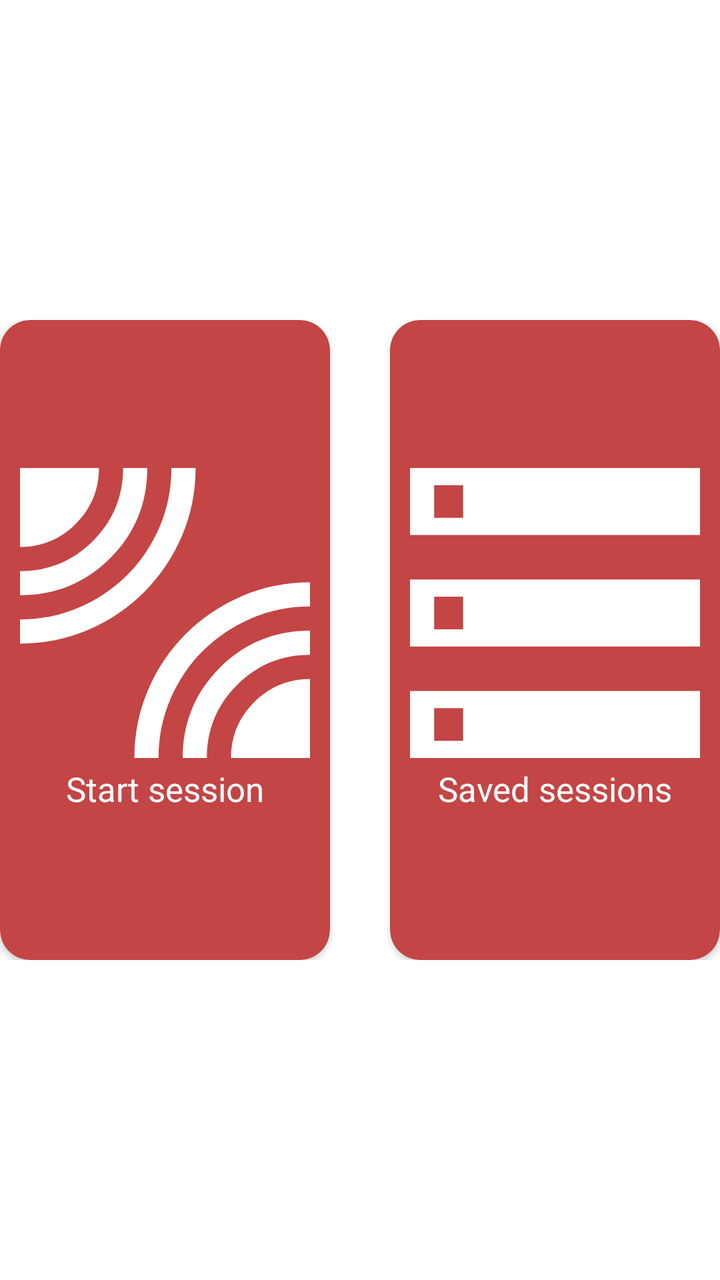
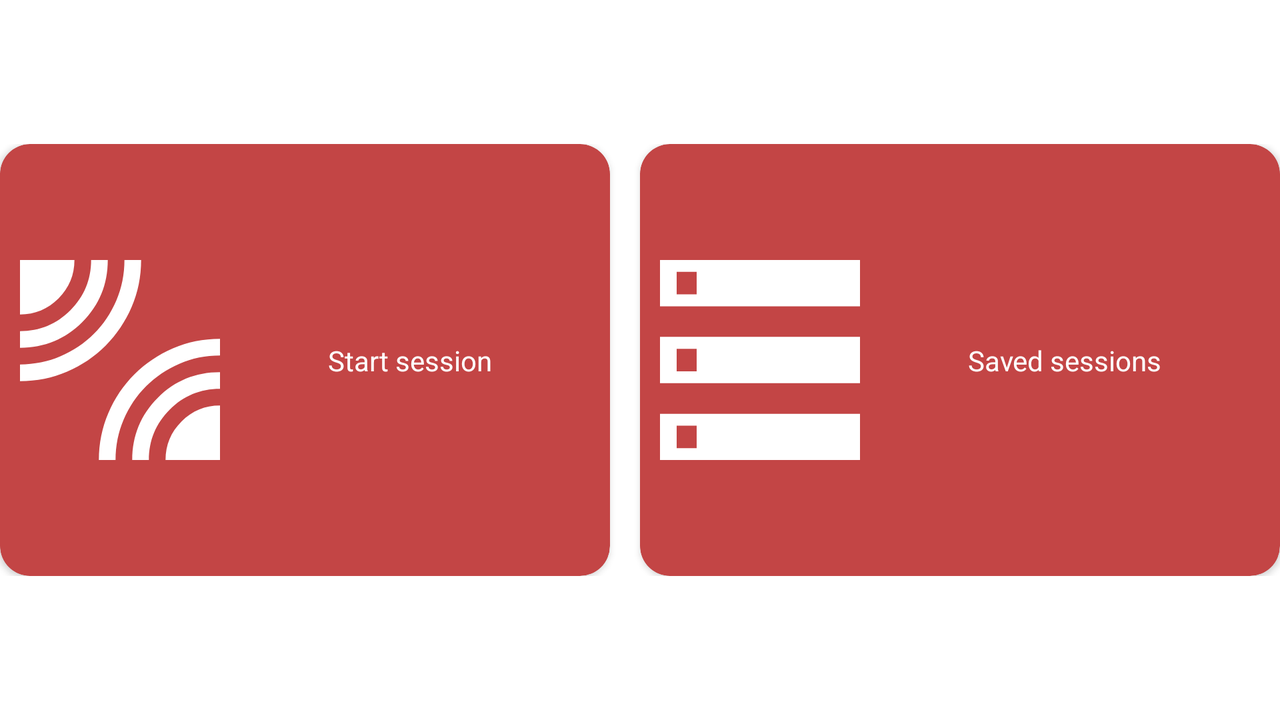

Compare how this app lays out the same screen by default and in its alternative resource folder. The renders come first, then the two layout files and the values they reference.
<!-- AndroidManifest.xml: application theme Theme.StunWire -->
<!-- res/layout/setup_upper_container_choose_action_fragment.xml -->
<?xml version="1.0" encoding="utf-8"?>
<layout>

<androidx.constraintlayout.widget.ConstraintLayout xmlns:android="http://schemas.android.com/apk/res/android"
    android:layout_width="match_parent"
    android:layout_height="match_parent"
    xmlns:app="http://schemas.android.com/apk/res-auto"
    android:layout_gravity="center">

    <androidx.constraintlayout.widget.Guideline
        android:layout_width="wrap_content"
        android:layout_height="wrap_content"
        android:id="@+id/cards_top_guideline"
        app:layout_constraintGuide_percent=".25"
        android:orientation="horizontal"/>

    <androidx.constraintlayout.widget.Guideline
        android:layout_width="wrap_content"
        android:layout_height="wrap_content"
        android:id="@+id/cards_bottom_guideline"
        app:layout_constraintGuide_percent=".75"
        android:orientation="horizontal"/>

    <androidx.appcompat.widget.LinearLayoutCompat
        android:layout_width="match_parent"
        android:layout_height="0dp"
        app:layout_constraintTop_toTopOf="@id/cards_top_guideline"
        app:layout_constraintBottom_toBottomOf="@id/cards_bottom_guideline"
        android:orientation="horizontal">

        <androidx.cardview.widget.CardView
            android:id="@+id/setup_upper_container_choose_action_fragment_start_session_cv"
            android:layout_width="match_parent"
            android:layout_height="match_parent"
            android:layout_marginRight="15dp"
            android:layout_weight="1"
            app:cardBackgroundColor="?attr/colorPrimary"
            app:cardCornerRadius="15dp">

            <androidx.constraintlayout.widget.ConstraintLayout
                android:layout_width="match_parent"
                android:layout_height="wrap_content"
                android:layout_margin="10dp"
                android:layout_gravity="center"
                android:gravity="center">

                <ImageView
                    android:id="@+id/setup_upper_container_choose_action_fragment_start_session_iv"
                    android:layout_width="0dp"
                    android:layout_height="0dp"
                    app:layout_constraintDimensionRatio="1:1"
                    app:layout_constraintTop_toTopOf="parent"
                    app:layout_constraintBottom_toTopOf="@id/setup_upper_container_choose_action_fragment_start_session_tv"
                    app:layout_constraintLeft_toLeftOf="parent"
                    app:layout_constraintRight_toRightOf="parent"
                    android:background="@drawable/ic_start_session">
                </ImageView>

                <TextView
                    android:id="@+id/setup_upper_container_choose_action_fragment_start_session_tv"
                    android:layout_width="match_parent"
                    android:layout_height="23dp"
                    app:layout_constraintTop_toBottomOf="@id/setup_upper_container_choose_action_fragment_start_session_iv"
                    app:layout_constraintBottom_toBottomOf="parent"
                    app:layout_constraintStart_toStartOf="parent"
                    android:layout_marginTop="4dp"
                    android:textColor="?android:attr/windowBackground"
                    android:lines="1"
                    android:gravity="center"
                    android:autoSizeTextType="uniform"
                    android:maxLines="1"
                    android:text="@string/setup_upper_container_choose_action_fragment_start_session"/>

            </androidx.constraintlayout.widget.ConstraintLayout>

        </androidx.cardview.widget.CardView>

        <androidx.cardview.widget.CardView
            android:id="@+id/setup_upper_container_choose_action_fragment_saved_sessions_cv"
            android:layout_width="match_parent"
            android:layout_height="match_parent"
            android:layout_marginLeft="15dp"
            android:layout_weight="1"
            app:cardBackgroundColor="?attr/colorPrimary"
            app:cardCornerRadius="15dp">

            <androidx.constraintlayout.widget.ConstraintLayout
                android:layout_width="match_parent"
                android:layout_height="wrap_content"
                android:layout_margin="10dp"
                android:layout_gravity="center"
                android:gravity="center">

                <ImageView
                    android:id="@+id/setup_upper_container_choose_action_fragment_saved_sessions_iv"
                    android:layout_width="0dp"
                    android:layout_height="0dp"
                    app:layout_constraintDimensionRatio="1:1"
                    app:layout_constraintTop_toTopOf="parent"
                    app:layout_constraintBottom_toTopOf="@id/setup_upper_container_choose_action_fragment_saved_sessions_tv"
                    app:layout_constraintLeft_toLeftOf="parent"
                    app:layout_constraintRight_toRightOf="parent"
                    android:background="@drawable/ic_saved_sessions">
                </ImageView>

                <TextView
                    android:id="@+id/setup_upper_container_choose_action_fragment_saved_sessions_tv"
                    android:layout_width="match_parent"
                    android:layout_height="23dp"
                    app:layout_constraintTop_toBottomOf="@id/setup_upper_container_choose_action_fragment_saved_sessions_iv"
                    app:layout_constraintBottom_toBottomOf="parent"
                    app:layout_constraintStart_toStartOf="parent"
                    app:layout_constraintEnd_toEndOf="parent"
                    android:layout_marginTop="4dp"
                    android:textColor="?android:attr/windowBackground"
                    android:lines="1"
                    android:gravity="center"
                    android:autoSizeTextType="uniform"
                    android:maxLines="1"
                    android:text="@string/setup_upper_container_choose_action_fragment_saved_sessions"/>

            </androidx.constraintlayout.widget.ConstraintLayout>

        </androidx.cardview.widget.CardView>


    </androidx.appcompat.widget.LinearLayoutCompat>

</androidx.constraintlayout.widget.ConstraintLayout>

</layout>
<!-- resources referenced by this layout -->
<resources>
  <!-- drawable ic_saved_sessions (drawable) -->
  <vector xmlns:android="http://schemas.android.com/apk/res/android"
      android:width="100dp"
      android:height="100dp"
      android:tint="?android:attr/windowBackground"
      android:viewportWidth="100"
      android:viewportHeight="100">
    <group>
      <clip-path
          android:pathData="M0,0h100v100h-100z"/>
      <path
          android:pathData="M0,100V76.88H100V100H0ZM8.33,94.06H18.33V82.81H8.33V94.06ZM0,23.13V0H100V23.13H0ZM8.33,17.19H18.33V5.94H8.33V17.19ZM0,61.56V38.44H100V61.56H0ZM8.33,55.63H18.33V44.38H8.33V55.63Z"
          android:fillColor="@color/white"/>
    </group>
  </vector>
  <!-- drawable ic_start_session (drawable) -->
  <vector xmlns:android="http://schemas.android.com/apk/res/android"
      android:width="100dp"
      android:height="100dp"
      android:viewportWidth="100"
      android:viewportHeight="100"
      android:tint="?android:attr/windowBackground">
    <group>
      <clip-path
          android:pathData="M0,0h100v100h-100z"/>
      <path
          android:pathData="M0,60.56V52.22C7.22,52.22 14,50.85 20.33,48.11C26.66,45.37 32.19,41.64 36.92,36.93C41.66,32.22 45.39,26.68 48.13,20.32C50.86,13.96 52.22,7.19 52.22,0H60.56C60.56,8.35 58.97,16.19 55.81,23.53C52.64,30.87 48.31,37.3 42.8,42.8C37.3,48.31 30.87,52.64 23.53,55.81C16.19,58.97 8.35,60.56 0,60.56ZM0,43.89V35.56C9.84,35.56 18.22,32.09 25.16,25.16C32.09,18.22 35.56,9.84 35.56,0H43.89C43.89,12.22 39.63,22.59 31.11,31.11C22.59,39.63 12.22,43.89 0,43.89ZM0,27.22V0H27.22C27.22,7.5 24.56,13.91 19.24,19.24C13.91,24.56 7.5,27.22 0,27.22ZM39.44,100C39.44,91.65 41.03,83.81 44.19,76.47C47.36,69.13 51.69,62.7 57.2,57.2C62.7,51.69 69.13,47.36 76.47,44.19C83.81,41.03 91.65,39.44 100,39.44V47.78C92.78,47.78 86,49.15 79.67,51.89C73.34,54.63 67.81,58.36 63.08,63.07C58.34,67.78 54.61,73.32 51.88,79.68C49.14,86.04 47.78,92.81 47.78,100H39.44ZM56.11,100C56.11,87.78 60.37,77.41 68.89,68.89C77.41,60.37 87.78,56.11 100,56.11V64.44C90.16,64.44 81.78,67.91 74.84,74.84C67.91,81.78 64.44,90.16 64.44,100H56.11ZM72.78,100C72.78,92.5 75.44,86.09 80.76,80.76C86.09,75.44 92.5,72.78 100,72.78V100H72.78Z"
          android:fillColor="@color/white"/>
    </group>
  </vector>
  <string name="setup_upper_container_choose_action_fragment_saved_sessions">Saved sessions</string>
  <string name="setup_upper_container_choose_action_fragment_start_session">Start session</string>
  <color name="white">#FFFFFFFF</color>
  <color name="brand_color">#C34545</color>
  <color name="black">#FF000000</color>
  <color name="light_gray">#A2A2A2</color>
  <style name="StunWireToolbarStyle" parent="Widget.AppCompat.ActionButton.Overflow">
          <item name="android:tint">@color/white</item>
      </style>
  <color name="sessionsListItem_day">#F8F3F3</color>
  <color name="sessionsListItem_selected_day">#F5CECE</color>
  <color name="sessionTimestamp_day">#959595</color>
  <color name="sentMessageCard_day">#F5CECE</color>
  <color name="receivedMessageCard_day">#EEF1F6</color>
</resources>
<!-- res/layout-land/setup_upper_container_choose_action_fragment.xml (the repository's variant of the layout above) -->
<!-- drawn on the phone turned sideways -->
<?xml version="1.0" encoding="utf-8"?>
<layout>

    <androidx.constraintlayout.widget.ConstraintLayout xmlns:android="http://schemas.android.com/apk/res/android"
        android:layout_width="match_parent"
        android:layout_height="match_parent"
        xmlns:app="http://schemas.android.com/apk/res-auto"
        android:layout_gravity="center">

        <androidx.constraintlayout.widget.Guideline
            android:layout_width="wrap_content"
            android:layout_height="wrap_content"
            android:id="@+id/cards_top_guideline"
            app:layout_constraintGuide_percent=".20"
            android:orientation="horizontal"/>

        <androidx.constraintlayout.widget.Guideline
            android:layout_width="wrap_content"
            android:layout_height="wrap_content"
            android:id="@+id/cards_bottom_guideline"
            app:layout_constraintGuide_percent=".80"
            android:orientation="horizontal"/>

        <androidx.appcompat.widget.LinearLayoutCompat
            android:layout_width="match_parent"
            android:layout_height="0dp"
            app:layout_constraintTop_toTopOf="@id/cards_top_guideline"
            app:layout_constraintBottom_toBottomOf="@id/cards_bottom_guideline"
            android:orientation="horizontal">

            <androidx.cardview.widget.CardView
                android:id="@+id/setup_upper_container_choose_action_fragment_start_session_cv"
                android:layout_width="match_parent"
                android:layout_height="match_parent"
                android:layout_marginRight="15dp"
                android:layout_weight="1"
                app:cardBackgroundColor="?attr/colorPrimary"
                app:cardCornerRadius="15dp">

                <androidx.constraintlayout.widget.ConstraintLayout
                    android:layout_width="match_parent"
                    android:layout_height="wrap_content"
                    android:layout_margin="10dp"
                    android:layout_gravity="center"
                    android:gravity="center">

                    <ImageView
                        android:id="@+id/start_session_iv"
                        android:layout_width="0dp"
                        android:layout_height="match_parent"
                        app:layout_constraintDimensionRatio="1:1"
                        app:layout_constraintTop_toTopOf="parent"
                        app:layout_constraintBottom_toBottomOf="parent"
                        app:layout_constraintLeft_toLeftOf="parent"
                        app:layout_constraintRight_toLeftOf="@id/start_session_tv"
                        android:background="@drawable/ic_start_session">
                    </ImageView>

                    <TextView
                        android:id="@+id/start_session_tv"
                        android:layout_width="0dp"
                        android:layout_height="match_parent"
                        android:layout_marginLeft="5dp"
                        app:layout_constraintTop_toTopOf="parent"
                        app:layout_constraintBottom_toBottomOf="parent"
                        app:layout_constraintLeft_toRightOf="@id/start_session_iv"
                        app:layout_constraintRight_toRightOf="parent"
                        android:textColor="?android:attr/windowBackground"
                        android:gravity="center"
                        android:autoSizeTextType="uniform"
                        android:maxLines="2"
                        android:breakStrategy="simple"
                        android:text="@string/setup_upper_container_choose_action_fragment_start_session"/>

                </androidx.constraintlayout.widget.ConstraintLayout>

            </androidx.cardview.widget.CardView>

            <androidx.cardview.widget.CardView
                android:id="@+id/setup_upper_container_choose_action_fragment_saved_sessions_cv"
                android:layout_width="match_parent"
                android:layout_height="match_parent"
                android:layout_weight="1"
                app:cardBackgroundColor="?attr/colorPrimary"
                app:cardCornerRadius="15dp">

                <androidx.constraintlayout.widget.ConstraintLayout
                    android:layout_width="match_parent"
                    android:layout_height="wrap_content"
                    android:layout_margin="10dp"
                    android:layout_gravity="center"
                    android:gravity="center">

                    <ImageView
                        android:id="@+id/setup_upper_container_choose_action_fragment_saved_sessions_iv"
                        android:layout_width="0dp"
                        android:layout_height="match_parent"
                        app:layout_constraintDimensionRatio="1:1"
                        app:layout_constraintTop_toTopOf="parent"
                        app:layout_constraintBottom_toBottomOf="parent"
                        app:layout_constraintLeft_toLeftOf="parent"
                        app:layout_constraintRight_toLeftOf="@id/setup_upper_container_choose_action_fragment_saved_sessions_tv"
                        android:background="@drawable/ic_saved_sessions">
                    </ImageView>

                    <TextView
                        android:id="@+id/setup_upper_container_choose_action_fragment_saved_sessions_tv"
                        android:layout_width="0dp"
                        android:layout_height="match_parent"
                        android:layout_marginLeft="5dp"
                        app:layout_constraintTop_toTopOf="parent"
                        app:layout_constraintBottom_toBottomOf="parent"
                        app:layout_constraintLeft_toRightOf="@id/setup_upper_container_choose_action_fragment_saved_sessions_iv"
                        app:layout_constraintRight_toRightOf="parent"
                        android:textColor="?android:attr/windowBackground"
                        android:gravity="center"
                        android:autoSizeTextType="uniform"
                        android:maxLines="2"
                        android:breakStrategy="simple"
                        android:text="@string/setup_upper_container_choose_action_fragment_saved_sessions"/>

                </androidx.constraintlayout.widget.ConstraintLayout>

            </androidx.cardview.widget.CardView>


        </androidx.appcompat.widget.LinearLayoutCompat>

    </androidx.constraintlayout.widget.ConstraintLayout>

</layout>
